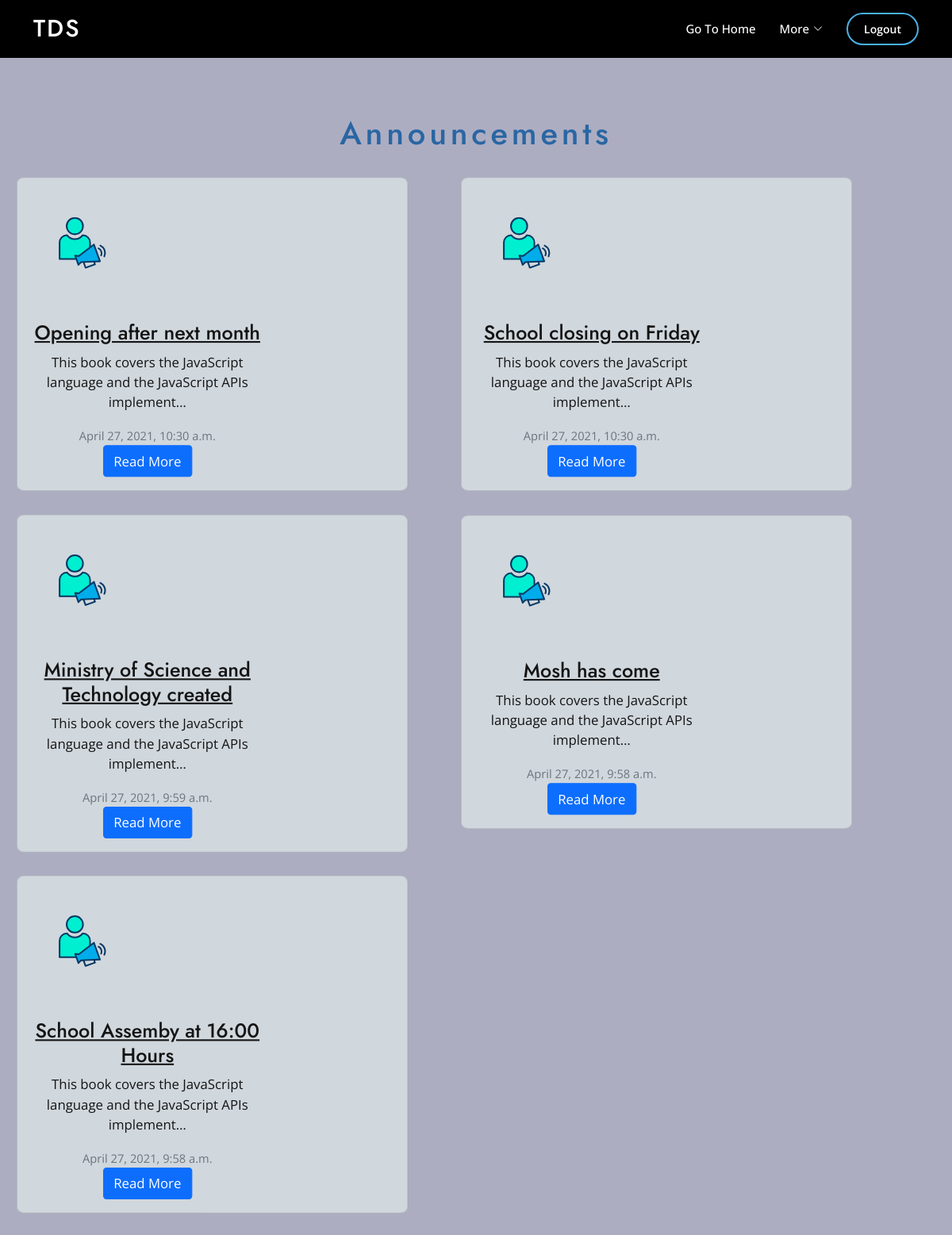
The app's page /routine/announcements (signed in) with its own data.
### routine/models.py (models this page shows, shortened)
class Announcement(models.Model):
    subject = models.CharField(max_length=200, verbose_name='Title of the announcement')
    body = models.TextField(verbose_name='Type the detailed announcement here')
    target_audience = models.CharField(max_length=50, choices=[
        ('Students', 'Students'),
        ('Teachers', 'Teachers'),
        ('Supervisors', 'Supervisors')
    ], verbose_name='To whom is this announcement being sent?')
    published_date_time = models.DateTimeField(
        auto_now_add=True, editable=False)
    class Meta:
        verbose_name = 'ANNOUNCEMENT'
        verbose_name_plural = verbose_name + 'S'

### routine/views.py (the view)
# urls.py: path('announcements', views.annoucements, name='announcements'),
@login_required
def annoucements(request):
    announcements = Announcement.objects.order_by('-published_date_time')[:25]
    context = {
        'announcements': announcements
    }
    return render(request, 'routine/announcements.html', context)

### templates/routine/announcements.html (shortened to what this page needs)
{% extends "routine/dashboard.html" %} {% load static %} {% block content %}
<h1 class="main-heading">Announcements</h1>
{% for announcement in announcements %}
<ul class="card-list">
  <li class="card-list-item">
    <a href="{% url 'routine:announcement-detail' announcement.id %}">
      <div class="card mb-3">
        <div class="row g-0">
          <div class="col-md-4">
            <img src="{% static 'images/announcement.svg' %}" alt="announcements icon" />
          </div>
          <div class="col-md-8">
            <div class="card-body">
              <h4 class="card-title">{{announcement.subject}}</h4>
              <p class="card-text">{{announcement.body | truncatechars:75}}</p>
              <p class="card-text">
                <small class="text-muted">{{announcement.published_date_time}}</small>
              </p>
              <a href="{% url 'routine:announcement-detail' announcement.id %}" class="btn btn-primary">Read More</a>
            </div>
          </div>
        </div>
    </a>
  </li>
</ul>
{% endfor %} {% endblock%}

### dutyrota/static/assets/css/style.css (style rules this page uses)
body { color: #444444; font-family: "Open Sans", sans-serif; }
a { color: rgb(20, 20, 20); text-decoration: none; }
h1, h2, h3, h4, h5, h6 { font-family: "Jost", sans-serif; }

### templates/routine/announcements.html (style rules this page uses)
.main-heading { text-align: center; letter-spacing: 0.3rem; margin-bottom: 1.5rem; text-transform: capitalize; color: rgb(41, 102, 163); }
* { box-sizing: border-box; }
.card { background-color: rgb(208, 215, 221); }
.card-title { text-decoration: underline; }
.card-list-item { margin-right: 5vw !important; list-style-type: none !important; border-radius: 1%; transform: scale(1.05); }
.card-list { text-align: center; margin-right: 1rem; }
.col-md-4 img { transform: scale(0.4); }
body { background-color: rgb(173, 173, 194); }
@media screen and (min-width: 1024px) { .card { border-radius: 2%; width: 105% !important; } }
@media screen and (min-width: 1024px) { .card-list-item { display: inline-block; border: unset; } }
@media screen and (min-width: 1024px) { .card-list { display: inline-block; width: 45vw; } }

### records on screen
Announcement: subject "Opening after next month", body "This book covers the JavaScript language and the JavaScript APIs implement…", published_date_time "April 27, 2021, 10:30 a.m."
Announcement: subject "School closing on Friday", body "This book covers the JavaScript language and the JavaScript APIs implement…", published_date_time "April 27, 2021, 10:30 a.m."
Announcement: subject "Ministry of Science and Technology created", body "This book covers the JavaScript language and the JavaScript APIs implement…", published_date_time "April 27, 2021, 9:59 a.m."
Announcement: subject "Mosh has come", body "This book covers the JavaScript language and the JavaScript APIs implement…", published_date_time "April 27, 2021, 9:58 a.m."
Announcement: subject "School Assemby at 16:00 Hours", body "This book covers the JavaScript language and the JavaScript APIs implement…", published_date_time "April 27, 2021, 9:58 a.m."
